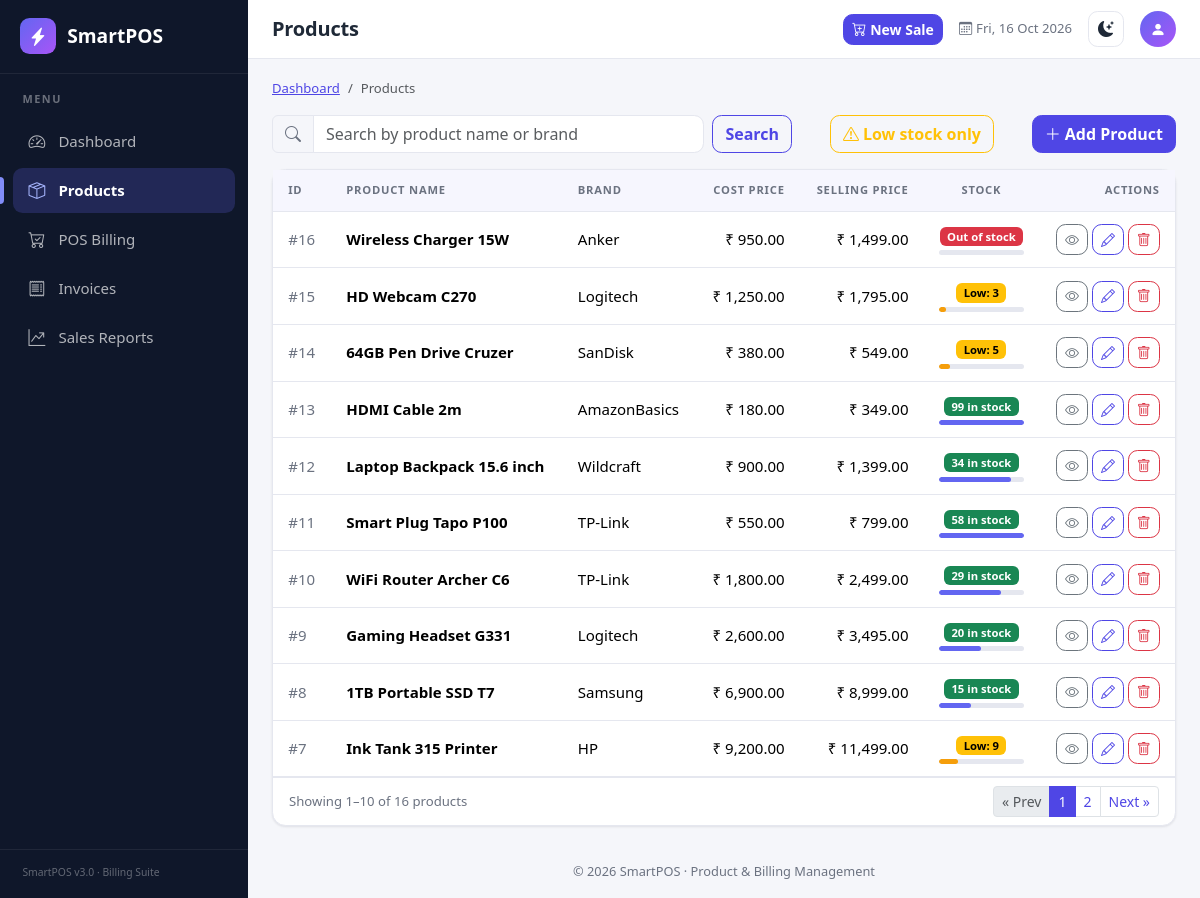
Screenshot of /products/index.php with the database file from the repository.
### tables this page shows
CREATE TABLE products (
    id             INT UNSIGNED NOT NULL AUTO_INCREMENT,
    name           VARCHAR(150) NOT NULL,
    brand_name     VARCHAR(100) NOT NULL,
    cost_price     DECIMAL(10,2) NOT NULL DEFAULT 0.00,
    sell_price     DECIMAL(10,2) NOT NULL DEFAULT 0.00,
    stock_quantity INT UNSIGNED NOT NULL DEFAULT 0,
    created_at     TIMESTAMP NOT NULL DEFAULT CURRENT_TIMESTAMP,
    updated_at     TIMESTAMP NOT NULL DEFAULT CURRENT_TIMESTAMP ON UPDATE CURRENT_TIMESTAMP,
    PRIMARY KEY (id),
    UNIQUE KEY uq_products_name_brand (name, brand_name),
    KEY idx_products_name (name),
    KEY idx_products_brand (brand_name),
    KEY idx_products_stock (stock_quantity),
    CONSTRAINT chk_products_cost  CHECK (cost_price >= 0),
    CONSTRAINT chk_products_sell  CHECK (sell_price >= 0)
);

### includes/product_functions.php (called while the page is built, shortened)
<?php
function get_product_list(string $search, int $page, bool $lowOnly = false): array
{
    $conds  = [];
    $params = [];
    $where = $conds ? ' WHERE ' . implode(' AND ', $conds) : '';
    $countStmt = db()->prepare('SELECT COUNT(*) FROM products' . $where);
    $countStmt->execute($params);
    $total = (int) $countStmt->fetchColumn();
    $pg = paginate($total, $page);
    $stmt = db()->prepare(
        'SELECT id, name, brand_name, cost_price, sell_price, stock_quantity
           FROM products' . $where . '
       ORDER BY id DESC
          LIMIT :limit OFFSET :offset'
    );
    $stmt->bindValue(':limit', $pg['perPage'], PDO::PARAM_INT);
    $stmt->bindValue(':offset', $pg['offset'], PDO::PARAM_INT);
    $stmt->execute();
    return ['rows' => $stmt->fetchAll(), 'pagination' => $pg];
}

### config/database.php (called while the page is built, shortened)
<?php
function db(): PDO
{
    static $pdo = null;
    if ($pdo === null) {
        $dsn = sprintf('mysql:host=%s;port=%s;dbname=%s;charset=utf8mb4', DB_HOST, DB_PORT, DB_NAME);
        $pdo = new PDO($dsn, DB_USER, DB_PASS, [
            PDO::ATTR_ERRMODE            => PDO::ERRMODE_EXCEPTION,
            PDO::ATTR_DEFAULT_FETCH_MODE => PDO::FETCH_ASSOC,
            PDO::ATTR_EMULATE_PREPARES   => false,
        ]);
    }
    return $pdo;
}

### products/index.php (the view, shortened to what this page needs)
<?php
require_once __DIR__ . '/../includes/bootstrap.php';
require_once __DIR__ . '/../includes/product_functions.php';
$search = get_str('q');
$page = parse_uint(get_str('page') !== '' ? get_str('page') : '1') ?? 1;
$lowOnly = get_str('low') === '1';
$result = get_product_list($search, $page, $lowOnly);
$rows   = $result['rows'];
$pg     = $result['pagination'];
$query  = array_filter(['q' => $search, 'low' => $lowOnly ? '1' : ''], static fn($v) => $v !== '');
require __DIR__ . '/../includes/header.php';
?>
<div class="d-flex flex-wrap justify-content-between align-items-center gap-2 mb-3">
    <form method="get" action="<?= e(url('products/index.php')) ?>" class="d-flex gap-2 flex-grow-1" style="max-width: 520px;" role="search">
        <div class="input-group">
            <span class="input-group-text"><i class="bi bi-search"></i></span>
            <input type="search" class="form-control" id="q" name="q" maxlength="100"
                   value="<?= e($search) ?>" placeholder="Search by product name or brand">
        </div>
        <button type="submit" class="btn btn-outline-primary">Search</button>
    </form>
    <a href="<?= e(url('products/index.php') . ($lowOnly ? ($search !== '' ? '?q=' . urlencode($search) : '') : '?' . http_build_query(array_filter(['q' => $search, 'low' => '1'])))) ?>"
       class="btn <?= $lowOnly ? 'btn-warning' : 'btn-outline-warning' ?>">
        <i class="bi bi-exclamation-triangle me-1"></i>Low stock only
    </a>
    <a href="<?= e(url('products/add.php')) ?>" class="btn btn-primary">
        <i class="bi bi-plus-lg me-1"></i>Add Product
    </a>
</div>
<div class="card">
    <div class="table-responsive">
        <table class="table table-hover align-middle mb-0">
            <thead>
                <tr>
                    <th scope="col">ID</th>
                    <th scope="col">Product name</th>
                    <th scope="col">Brand</th>
                    <th scope="col" class="text-end">Cost price</th>
                    <th scope="col" class="text-end">Selling price</th>
                    <th scope="col" class="text-center">Stock</th>
                    <th scope="col" class="text-end">Actions</th>
                </tr>
            </thead>
            <tbody>
            <?php if (!$rows): ?>
                <tr>
                    <td colspan="7">
                        <div class="empty-state">
                            <i class="bi bi-box-seam"></i>
                            <?php if ($search !== ''): ?>
                                <p class="mb-2">No products match &ldquo;<?= e($search) ?>&rdquo;<?= $lowOnly ? ' with low stock' : '' ?>.</p>
                                <a href="<?= e(url('products/index.php')) ?>" class="btn btn-sm btn-outline-secondary">Clear search</a>
                            <?php else: ?>
                                <p class="mb-2">No products yet. Add your first product to get started.</p>
                                <a href="<?= e(url('products/add.php')) ?>" class="btn btn-sm btn-primary">Add Product</a>
                            <?php endif; ?>
                        </div>
                    </td>
                </tr>
            <?php else: foreach ($rows as $p): ?>
                <tr>
                    <td class="text-muted">#<?= (int) $p['id'] ?></td>
                    <td class="fw-semibold"><?= e($p['name']) ?></td>
                    <td><?= e($p['brand_name']) ?></td>
                    <td class="text-end"><?= e(money($p['cost_price'])) ?></td>
                    <td class="text-end"><?= e(money($p['sell_price'])) ?></td>
                    <td class="text-center">
                        <?php
                        $sq  = (int) $p['stock_quantity'];
                        $pct = min(100, (int) round($sq / max(1, LOW_STOCK_THRESHOLD * 4) * 100));
                        $clr = $sq <= 0 ? '#dc3545' : ($sq <= LOW_STOCK_THRESHOLD ? '#f59e0b' : '#6366f1');
                        ?>
                        <?= stock_badge($sq) ?>
                        <div class="stock-meter mt-1 mx-auto" title="Stock level"><span style="width:<?= $pct ?>%;background:<?= $clr ?>"></span></div>
                    </td>
                    <td class="text-end text-nowrap">
                        <a href="<?= e(url('products/view.php?id=' . (int) $p['id'])) ?>"
                           class="btn btn-sm btn-outline-secondary" title="View details"
                           aria-label="View <?= e($p['name']) ?>"><i class="bi bi-eye"></i></a>
                        <a href="<?= e(url('products/edit.php?id=' . (int) $p['id'])) ?>"
                           class="btn btn-sm btn-outline-primary" title="Edit"
                           aria-label="Edit <?= e($p['name']) ?>"><i class="bi bi-pencil"></i></a>
                        <form method="post" action="<?= e(url('products/delete.php')) ?>" class="d-inline"
                              data-confirm="Delete &quot;<?= e($p['name']) ?>&quot; (<?= e($p['brand_name']) ?>)? This cannot be undone.">
                            <button type="submit" class="btn btn-sm btn-outline-danger" title="Delete"
                                    aria-label="Delete <?= e($p['name']) ?>"><i class="bi bi-trash"></i></button>
                        </form>
                    </td>
                </tr>
            <?php endforeach; endif; ?>
            </tbody>
        </table>
    </div>
    <?php if ($pg['total'] > 0): ?>
        <div class="card-footer bg-white d-flex flex-wrap justify-content-between align-items-center gap-2">
            <small class="text-muted">
                Showing <?= $pg['offset'] + 1 ?>&ndash;<?= $pg['offset'] + count($rows) ?>
                of <?= $pg['total'] ?> product<?= $pg['total'] === 1 ? '' : 's' ?>
            </small>
            <?= render_pagination($pg, $query, 'products/index.php') ?>
        </div>
    <?php endif; ?>
</div>
<?php require __DIR__ . '/../includes/footer.php'; ?>

### includes/helpers.php (shortened to what this page needs)
<?php
function e(mixed $value): string
{
    return htmlspecialchars((string) $value, ENT_QUOTES | ENT_SUBSTITUTE, 'UTF-8');
}
function money(float|int|string $amount): string
{
    return CURRENCY . ' ' . number_format((float) $amount, 2);
}
function url(string $path = ''): string
{
    return BASE_URL . '/' . ltrim($path, '/');
}
function get_str(string $key): string
{
    $v = $_GET[$key] ?? '';
    return is_string($v) ? trim($v) : '';
}
function parse_uint(string $value): ?int
{
    return (int) $value;
}
function paginate(int $total, int $page, int $perPage = PER_PAGE): array
{
    $pages = max(1, (int) ceil($total / $perPage));
    $page  = min(max(1, $page), $pages);
    return [
        'page'    => $page,
        'pages'   => $pages,
        'perPage' => $perPage,
        'offset'  => ($page - 1) * $perPage,
        'total'   => $total,
    ];
}
function render_pagination(array $p, array $query, string $path): string
{
    $link = function (int $page) use ($query, $path): string {
        return e(url($path) . '?' . http_build_query(array_merge($query, ['page' => $page])));
    };
    $html = '<nav aria-label="Page navigation"><ul class="pagination pagination-sm mb-0 flex-wrap">';
    $html .= '<li class="page-item' . ($p['page'] <= 1 ? ' disabled' : '') . '">'
           . '<a class="page-link" href="' . $link(max(1, $p['page'] - 1)) . '">&laquo; Prev</a></li>';
    $start = max(1, $p['page'] - 2);
    $end   = min($p['pages'], $p['page'] + 2);
    for ($i = $start; $i <= $end; $i++) {
        $html .= '<li class="page-item' . ($i === $p['page'] ? ' active' : '') . '">'
               . '<a class="page-link" href="' . $link($i) . '">' . $i . '</a></li>';
    }
    $html .= '<li class="page-item' . ($p['page'] >= $p['pages'] ? ' disabled' : '') . '">'
           . '<a class="page-link" href="' . $link(min($p['pages'], $p['page'] + 1)) . '">Next &raquo;</a></li>';
    return $html . '</ul></nav>';
}
function stock_badge(int $qty): string
{
    if ($qty <= 0) {
        return '<span class="badge text-bg-danger">Out of stock</span>';
    }
    if ($qty <= LOW_STOCK_THRESHOLD) {
        return '<span class="badge text-bg-warning">Low: ' . $qty . '</span>';
    }
    return '<span class="badge text-bg-success">' . $qty . ' in stock</span>';
}

### assets/css/style.css (style rules this page uses)
:root { --sp-primary: #4f46e5; --sp-primary-dark: #4338ca; --sp-primary-rgb: 79, 70, 229; --sp-accent: #f97316; --sp-sidebar-w: 248px; --sp-sidebar-bg: #0f172a; --sp-bg: #f5f6fa; --sp-card: #ffffff; --sp-border: #e5e7ef; --sp-text: #1f2937; --sp-muted: #6b7280; --sp-radius: .85rem; --sp-shadow: 0 1px 2px rgba(16, 24, 40, .04), 0 1px 3px rgba(16, 24, 40, .06); --bs-body-font-family: system-ui, -apple-system, "Segoe UI", Roboto, "Helvetica Neue", Arial, sans-serif; --bs-link-color: var(--sp-primary); }
body { background: var(--sp-bg); color: var(--sp-text); font-family: var(--bs-body-font-family); font-size: .94rem; }
a { color: var(--sp-primary); }
.text-muted, .form-text { color: var(--sp-muted) !important; }
.btn { border-radius: .6rem; font-weight: 600; }
.btn-primary { --bs-btn-bg: var(--sp-primary); --bs-btn-border-color: var(--sp-primary); --bs-btn-color: #fff; --bs-btn-hover-bg: var(--sp-primary-dark); --bs-btn-hover-border-color: var(--sp-primary-dark); --bs-btn-hover-color: #fff; --bs-btn-active-bg: var(--sp-primary-dark); --bs-btn-active-border-color: var(--sp-primary-dark); --bs-btn-disabled-bg: var(--sp-primary); --bs-btn-disabled-border-color: var(--sp-primary); }
.btn-outline-primary { --bs-btn-color: var(--sp-primary); --bs-btn-border-color: var(--sp-primary); --bs-btn-hover-bg: var(--sp-primary); --bs-btn-hover-border-color: var(--sp-primary); --bs-btn-hover-color: #fff; --bs-btn-active-bg: var(--sp-primary-dark); --bs-btn-active-border-color: var(--sp-primary-dark); }
.form-control, .form-select { border-radius: .6rem; border-color: var(--sp-border); background-color: var(--sp-card); }
.input-group-text { background: var(--sp-bg); border-color: var(--sp-border); color: var(--sp-muted); }
.pagination { --bs-pagination-active-bg: var(--sp-primary); --bs-pagination-active-border-color: var(--sp-primary); --bs-pagination-color: var(--sp-primary); }
.card { border: 1px solid var(--sp-border); border-radius: var(--sp-radius); background: var(--sp-card); box-shadow: var(--sp-shadow); }
.card-footer { border-top: 1px solid var(--sp-border); background: transparent !important; }
.table { --bs-table-bg: transparent; }
.table > :not(caption) > * > * { padding: .75rem .95rem; border-color: var(--sp-border); }
.table thead th { background: color-mix(in srgb, var(--sp-primary) 5%, var(--sp-card)); font-size: .7rem; text-transform: uppercase; letter-spacing: .07em; font-weight: 700; color: var(--sp-muted); white-space: nowrap; }
.stock-meter { height: 5px; border-radius: 99px; background: var(--sp-border); overflow: hidden; min-width: 70px; }
.stock-meter > span { display: block; height: 100%; border-radius: 99px; }

### rows the page displays
products: id "16", name "Wireless Charger 15W", brand_name "Anker", cost_price "₹ 950.00", sell_price "₹ 1,499.00", stock_quantity "Out of stock"
products: id "15", name "HD Webcam C270", brand_name "Logitech", cost_price "₹ 1,250.00", sell_price "₹ 1,795.00", stock_quantity "3"
products: id "14", name "64GB Pen Drive Cruzer", brand_name "SanDisk", cost_price "₹ 380.00", sell_price "₹ 549.00", stock_quantity "5"
products: id "13", name "HDMI Cable 2m", brand_name "AmazonBasics", cost_price "₹ 180.00", sell_price "₹ 349.00", stock_quantity "99"
products: id "12", name "Laptop Backpack 15.6 inch", brand_name "Wildcraft", cost_price "₹ 900.00", sell_price "₹ 1,399.00", stock_quantity "34"
products: id "11", name "Smart Plug Tapo P100", brand_name "TP-Link", cost_price "₹ 550.00", sell_price "₹ 799.00", stock_quantity "58"
products: id "10", name "WiFi Router Archer C6", brand_name "TP-Link", cost_price "₹ 1,800.00", sell_price "₹ 2,499.00", stock_quantity "29"
products: id "9", name "Gaming Headset G331", brand_name "Logitech", cost_price "₹ 2,600.00", sell_price "₹ 3,495.00", stock_quantity "20"
products: id "8", name "1TB Portable SSD T7", brand_name "Samsung", cost_price "₹ 6,900.00", sell_price "₹ 8,999.00", stock_quantity "15"
products: id "7", name "Ink Tank 315 Printer", brand_name "HP", cost_price "₹ 9,200.00", sell_price "₹ 11,499.00", stock_quantity "9"

### other values shown
APP_NAME "SmartPOS"
$label "Dashboard"
$label "Products"
$label "POS Billing"
$label "Invoices"
$label "Sales Reports"
$pageTitle "Products"
$pg['offset'] + 1 "1"
$pg['offset'] + count($rows) "10"
$pg['total'] "16"
